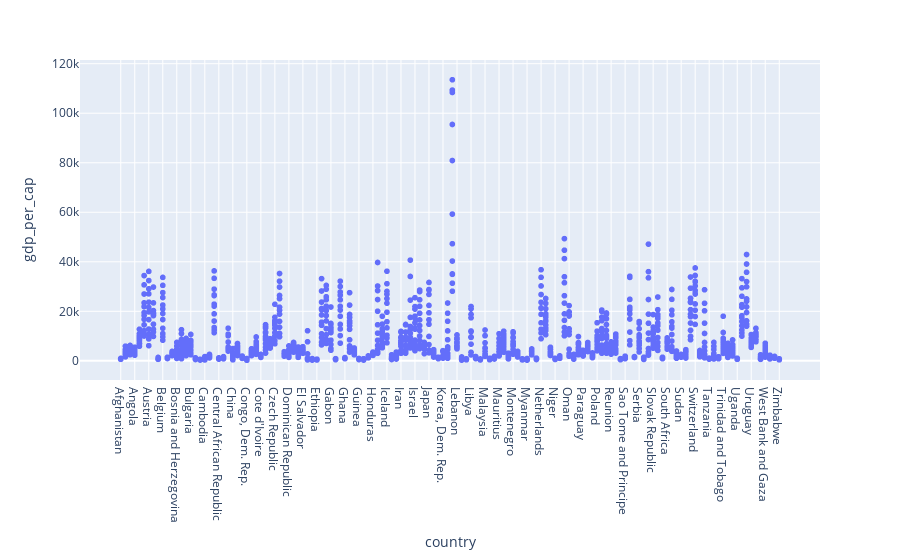

Notebook source saved alongside this figure:
### Code cell
fig = px.scatter(df, x='country', y='gdp_per_cap')
fig.show()

### Figure 1 — Plotly figure (JSON) as saved in the notebook; plotly's stock layout.template omitted (floating-point values rounded to 4 significant figures; data arrays with more than 128 entries replaced by an {"elided": "..."} marker saying what was removed)
{"data": [{"hovertemplate": "country=%{x}<br>gdp_per_cap=%{y}<extra></extra>", "legendgroup": "", "marker": {"color": "#636efa", "symbol": "circle"}, "mode": "markers", "name": "", "showlegend": false, "type": "scattergl", "x": {"elided": "1704 str values"}, "xaxis": "x", "y": {"elided": "1704 float values"}, "yaxis": "y"}], "layout": {"legend": {"tracegroupgap": 0}, "margin": {"t": 60}, "xaxis": {"anchor": "y", "domain": [0, 1], "title": {"text": "country"}}, "yaxis": {"anchor": "x", "domain": [0, 1], "title": {"text": "gdp_per_cap"}}}}
